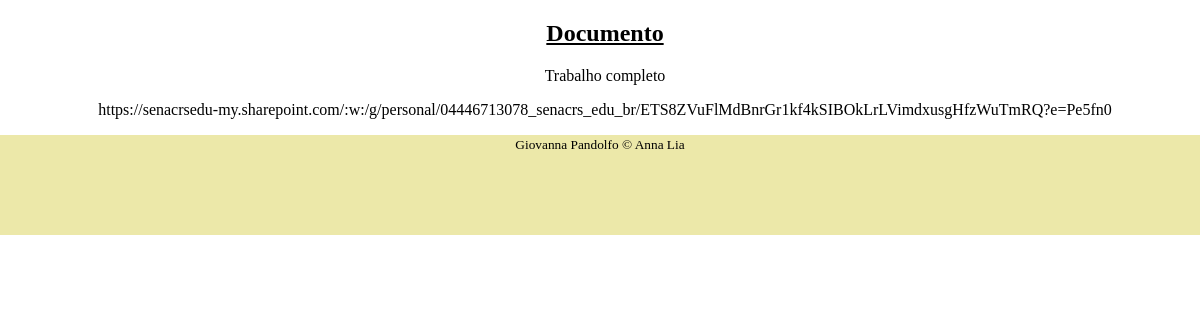
Page /artigo.php?id=7 on the committed database.
### tables this page shows
CREATE TABLE `artigo` (
  `artigoid` int(11) NOT NULL,
  `titulo` varchar(60) NOT NULL,
  `subtitulo` varchar(100) DEFAULT NULL,
  `imgprincipal` blob NOT NULL,
  `texto` longtext NOT NULL,
  `autor` text DEFAULT NULL
);

### artigo.php (the view, shortened to what this page needs)
<?php
include_once 'conexao.php';
$artigoid = $_GET['id'];
?>
 <link rel="stylesheet" href="style.css?t=<?php echo date('YmdHis').rand(1,999999)?>">
<?php
    $sql = "SELECT * FROM artigo WHERE artigoid = $artigoid";
    $result = mysqli_query( $conexao, $sql );
    $row = mysqli_fetch_array($result);
    ?>
    <div class="outrapagina">
    <h2><a class="linkcor" href="artigo.php?id=<?php echo $row['artigoid'];?>"><?php echo $row['titulo'];?></a></h2>
    <p class="textoartigo "href="artigo.php?id=<?php echo $row['artigoid'];?>"><?php echo $row['subtitulo'];?></p>
    <p href="artigo.php?id=<?php echo $row['artigoid'];?>"><?php echo $row['texto'];?></p>
    </div>
    <footer id="sticky-footer">
    <div class="container text-center">
      <small>Giovanna Pandolfo &copy; Anna Lia</small>
    </div>
  </footer>

### style.css (style rules this page uses)
.linkcor { color: black; }
h2, p { margin-left: 10px; }
.outrapagina { color: black; text-align: center; }
.textoartigo { text-align: center; }
footer { background-color: rgb(236, 232, 169); text-align: center; height: 100px; margin-bottom: 70px; }

### rows in the picture
artigo: titulo "Documento", subtitulo "Trabalho completo", texto "https://senacrsedu-my.sharepoint.com/:w:/g/personal/04446713078_senacrs_edu_br/ETS8ZVuFlMdBnrGr1kf4kSIBOkLrLVimdxusgHfzWuTmRQ?e=Pe5fn0"
